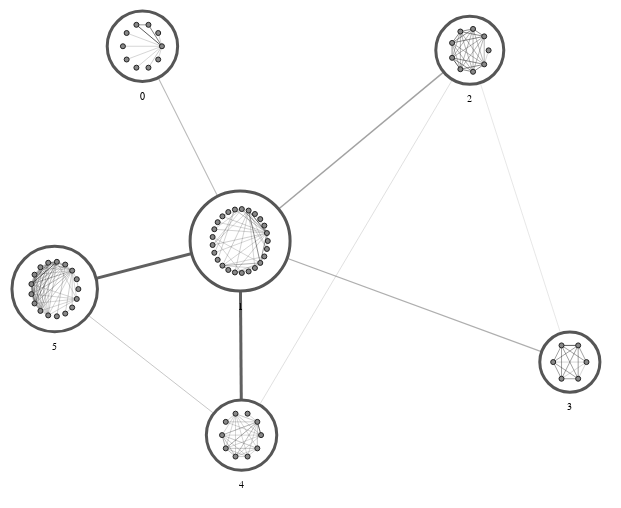

Notebook source saved alongside this figure:
### Markdown cell above
And now use a different layout for group-level graphs. This is a little tidier,
at the expense of connection patterns being slightly harder to spot.

### Code cell
combo_chart(layout_fn=nx.circular_layout)
